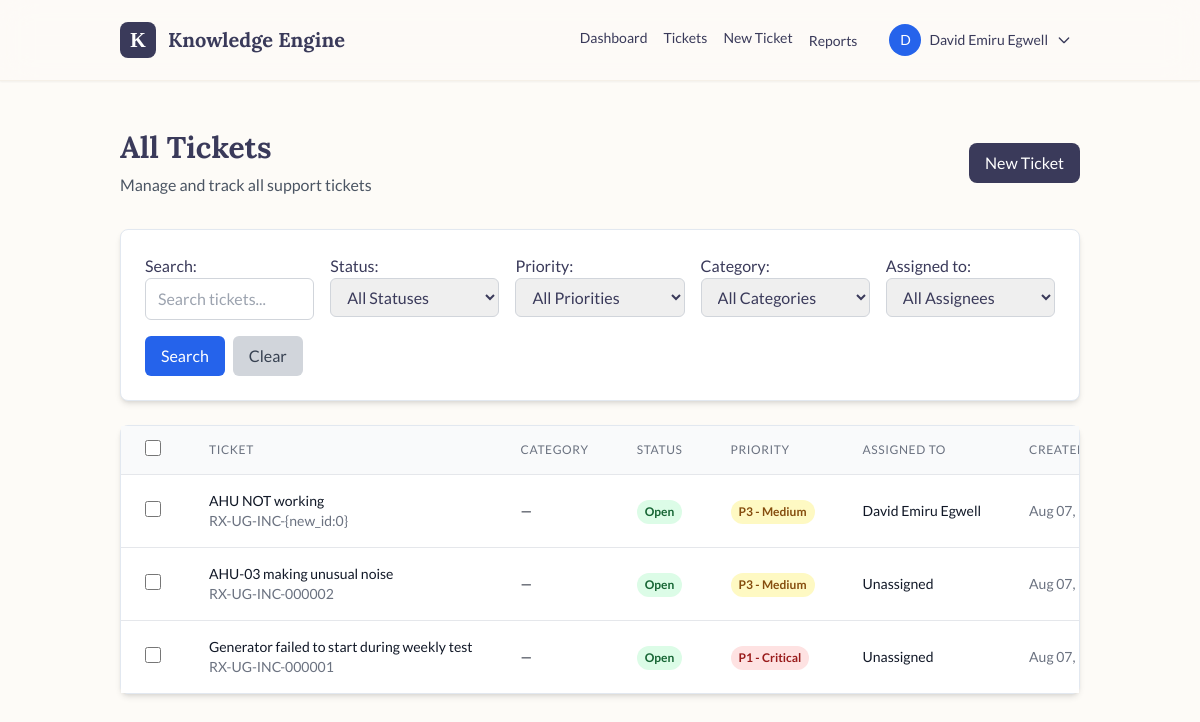
Page /tickets/ (signed in) on the committed database.
### tickets/models.py (models this page shows, shortened)
class User(AbstractUser):
    ROLE_CHOICES = (
        ('technician', 'Facilities Technician'),
        ('engineer', 'Facilities Engineer'),
        ('manager', 'Facilities Manager'),
        ('bms', 'BMS/Control Centre Staff'),
        ('admin', 'System Administrator'),
    )
    role = models.CharField(max_length=20, choices=ROLE_CHOICES, default='technician')
    phone = models.CharField(max_length=20, blank=True)
    department = models.CharField(max_length=100, blank=True)
    def get_full_name(self):
        return f"{self.first_name} {self.last_name}".strip() or self.username
    def __str__(self):
        return self.get_full_name()

class Ticket(models.Model):
    STATUS_CHOICES = [
        ('open', 'Open'),
        ('in_progress', 'In Progress'),
        ('pending', 'Pending'),
        ('resolved', 'Resolved'),
        ('closed', 'Closed'),
        ('cancelled', 'Cancelled')
    ]
    PRIORITY_CHOICES = [('p1', 'P1 - Critical'), ('p2', 'P2 - High'), ('p3', 'P3 - Medium'), ('p4', 'P4 - Low')]
    SOURCE_CHOICES = [
        ('web', 'Web Portal'),
        ('email', 'Email'),
        ('phone', 'Phone'),
        ('walk_in', 'Walk-in'),
        ('system', 'System Generated')
    ]
    ticket_id = models.CharField(max_length=20, unique=True, default=get_next_ticket_id)
    title = models.CharField(max_length=255)
    description = models.TextField()
    category = models.ForeignKey(TicketCategory, on_delete=models.SET_NULL, null=True, blank=True)
    subcategory = models.ForeignKey(TicketSubcategory, on_delete=models.SET_NULL, null=True, blank=True)
    asset = models.ForeignKey(Asset, on_delete=models.SET_NULL, null=True, blank=True)
    status = models.CharField(max_length=20, choices=STATUS_CHOICES, default='open')
    priority = models.CharField(max_length=10, choices=PRIORITY_CHOICES, default='p3')
    source = models.CharField(max_length=20, choices=SOURCE_CHOICES, default='web')
    sla = models.ForeignKey(SLA, on_delete=models.SET_NULL, null=True, blank=True)
    created_by = models.ForeignKey(settings.AUTH_USER_MODEL, on_delete=models.CASCADE, related_name='created_tickets')
    assigned_to = models.ForeignKey(settings.AUTH_USER_MODEL, on_delete=models.SET_NULL, null=True, blank=True, related_name='assigned_tickets')
    created_at = models.DateTimeField(auto_now_add=True)
    updated_at = models.DateTimeField(auto_now=True)
    first_response_at = models.DateTimeField(null=True, blank=True)
    resolved_at = models.DateTimeField(null=True, blank=True)
    closed_at = models.DateTimeField(null=True, blank=True)
    resolution_notes = models.TextField(blank=True)
    estimated_hours = models.DecimalField(max_digits=6, decimal_places=2, null=True, blank=True)
    actual_hours = models.DecimalField(max_digits=6, decimal_places=2, null=True, blank=True)
    contact_name = models.CharField(max_length=100, blank=True)
    contact_email = models.EmailField(blank=True)
    contact_phone = models.CharField(max_length=20, blank=True)
    class Meta:
        ordering = ['-created_at']
        indexes = [
            models.Index(fields=['status', 'priority']),
            models.Index(fields=['assigned_to', 'status']),
            models.Index(fields=['created_at']),
        ]
    @property
    def is_overdue(self):
        if not self.sla or self.status in ['resolved', 'closed', 'cancelled']:
            return False

### tickets/views.py (the view)
# urls.py: path('tickets/', TicketListView.as_view(), name='list'),
class TicketListView(LoginRequiredMixin, ListView):
    model = Ticket
    template_name = 'tickets/ticket_list.html'
    context_object_name = 'tickets'
    paginate_by = 25
    def get_queryset(self):
        queryset = Ticket.objects.select_related(
            'category', 'subcategory', 'asset', 'assigned_to', 'created_by'
        )
        form = TicketSearchForm(self.request.GET)
        if form.is_valid():
            search = form.cleaned_data.get('search')
            if search:
                queryset = queryset.filter(
                    Q(title__icontains=search) |
                    Q(description__icontains=search) |
                    Q(ticket_id__icontains=search)
                )
            status = form.cleaned_data.get('status')
            if status:
                queryset = queryset.filter(status=status)
            priority = form.cleaned_data.get('priority')
            if priority:
                queryset = queryset.filter(priority=priority)
            category = form.cleaned_data.get('category')
            if category:
                queryset = queryset.filter(category=category)
            assigned_to = form.cleaned_data.get('assigned_to')
            if assigned_to:
                queryset = queryset.filter(assigned_to=assigned_to)
        return queryset.order_by('-created_at')
    def get_context_data(self, **kwargs):
        context = super().get_context_data(**kwargs)
        context['search_form'] = TicketSearchForm(self.request.GET)
        context['bulk_form'] = BulkActionForm()
        return context

### tickets/forms.py
class BulkActionForm(forms.Form):
    ACTION_CHOICES = [
        ('', 'Select Action'),
        ('assign', 'Assign To'),
        ('status', 'Change Status'),
        ('priority', 'Change Priority'),
        ('close', 'Close Tickets'),
    ]
    action = forms.ChoiceField(choices=ACTION_CHOICES, required=True)
    assigned_to = forms.ModelChoiceField(
        queryset=None,
        required=False,
        empty_label="Select User"
    )
    status = forms.ChoiceField(choices=Ticket.STATUS_CHOICES, required=False)
    priority = forms.ChoiceField(choices=Ticket.PRIORITY_CHOICES, required=False)
    def __init__(self, *args, **kwargs):
        super().__init__(*args, **kwargs)
        self.fields['assigned_to'].queryset = User.objects.filter(
            is_active=True,
            role__in=['technician', 'manager', 'admin']
        )

### core/context_processors.py (called while the page is built)
def auth_enabled(request):
    return {'user_o365_auth_enabled': getattr(settings, 'USER_O365_AUTH_ENABLED', False)}

### tickets/models.py (called while the page is built)
    def __str__(self):
        return self.name

### tickets/templates/tickets/ticket_list.html (shortened to what this page needs)
{% extends 'tickets/base.html' %}
{% block content %}
<div class="mb-8">
    <div class="flex justify-between items-center">
        <div>
            <h1 class="text-3xl font-bold text-[#3A3A5A] mb-2">All Tickets</h1>
            <p class="text-gray-600">Manage and track all support tickets</p>
        </div>
        <a href="{% url 'tickets:create' %}" class="bg-[#3A3A5A] text-white px-4 py-2 rounded-lg font-medium hover:bg-[#2c2c46] transition-colors">
            New Ticket
        </a>
    </div>
</div>
<div class="bg-white p-6 rounded-lg shadow-md border border-slate-200 mb-6">
    <form method="get" class="grid grid-cols-1 md:grid-cols-2 lg:grid-cols-5 gap-4">
        <div>
            {{ search_form.search.label_tag }}
            {{ search_form.search }}
        </div>
        <div>
            {{ search_form.status.label_tag }}
            {{ search_form.status }}
        </div>
        <div>
            {{ search_form.priority.label_tag }}
            {{ search_form.priority }}
        </div>
        <div>
            {{ search_form.category.label_tag }}
            {{ search_form.category }}
        </div>
        <div>
            {{ search_form.assigned_to.label_tag }}
            {{ search_form.assigned_to }}
        </div>
        <div class="lg:col-span-5 flex space-x-2">
            <button type="submit" class="bg-blue-600 text-white px-4 py-2 rounded-md hover:bg-blue-700">
                Search
            </button>
            <a href="{% url 'tickets:list' %}" class="bg-gray-300 text-gray-700 px-4 py-2 rounded-md hover:bg-gray-400">
                Clear
            </a>
        </div>
    </form>
</div>
<div class="bg-white rounded-lg shadow-md border border-slate-200">
    <div class="overflow-x-auto">
        <form method="post" action="{% url 'tickets:bulk_action' %}">
            <table class="min-w-full divide-y divide-gray-200">
                <thead class="bg-gray-50">
                    <tr>
                        <th class="px-6 py-3 text-left">
                            <input type="checkbox" onchange="toggleSelectAll(this)" class="h-4 w-4 text-blue-600 focus:ring-blue-500 border-gray-300 rounded">
                        </th>
                        <th class="px-6 py-3 text-left text-xs font-medium text-gray-500 uppercase tracking-wider">Ticket</th>
                        <th class="px-6 py-3 text-left text-xs font-medium text-gray-500 uppercase tracking-wider">Category</th>
                        <th class="px-6 py-3 text-left text-xs font-medium text-gray-500 uppercase tracking-wider">Status</th>
                        <th class="px-6 py-3 text-left text-xs font-medium text-gray-500 uppercase tracking-wider">Priority</th>
                        <th class="px-6 py-3 text-left text-xs font-medium text-gray-500 uppercase tracking-wider">Assigned To</th>
                        <th class="px-6 py-3 text-left text-xs font-medium text-gray-500 uppercase tracking-wider">Created</th>
                    </tr>
                </thead>
                <tbody class="bg-white divide-y divide-gray-200">
                    {% for ticket in tickets %}
                    <tr class="hover:bg-gray-50 {% if ticket.is_overdue %}bg-red-50{% endif %}">
                        <td class="px-6 py-4 whitespace-nowrap">
                            <input type="checkbox" name="selected_tickets" value="{{ ticket.id }}" onchange="toggleBulkActions()" class="h-4 w-4 text-blue-600 focus:ring-blue-500 border-gray-300 rounded">
                        </td>
                        <td class="px-6 py-4 whitespace-nowrap">
                            <div>
                                <div class="text-sm font-medium text-gray-900">
                                    <a href="{% url 'tickets:detail' ticket.pk %}" class="hover:text-blue-600">{{ ticket.title }}</a>
                                </div>
                                <div class="text-sm text-gray-500">{{ ticket.ticket_id }}</div>
                            </div>
                        </td>
                        <td class="px-6 py-4 whitespace-nowrap">
                            <div class="text-sm text-gray-900">{{ ticket.category|default:"—" }}</div>
                        </td>
                        <td class="px-6 py-4 whitespace-nowrap">
                            <span class="inline-flex px-2 py-1 text-xs font-semibold rounded-full
                                {% if ticket.status == 'open' %}bg-green-100 text-green-800
                                {% elif ticket.status == 'in_progress' %}bg-yellow-100 text-yellow-800
                                {% elif ticket.status == 'pending' %}bg-purple-100 text-purple-800
                                {% elif ticket.status == 'resolved' %}bg-blue-100 text-blue-800
                                {% elif ticket.status == 'closed' %}bg-gray-100 text-gray-800
                                {% else %}bg-red-100 text-red-800{% endif %}">
                                {{ ticket.get_status_display }}
                            </span>
                        </td>
                        <td class="px-6 py-4 whitespace-nowrap">
                            <span class="inline-flex px-2 py-1 text-xs font-semibold rounded-full
                                {% if ticket.priority == 'p1' %}bg-red-100 text-red-800
                                {% elif ticket.priority == 'p2' %}bg-orange-100 text-orange-800
                                {% elif ticket.priority == 'p3' %}bg-yellow-100 text-yellow-800
                                {% else %}bg-blue-100 text-blue-800{% endif %}">
                                {{ ticket.get_priority_display }}
                            </span>
                        </td>
                        <td class="px-6 py-4 whitespace-nowrap text-sm text-gray-900">
                            {{ ticket.assigned_to|default:"Unassigned" }}
                        </td>
                        <td class="px-6 py-4 whitespace-nowrap text-sm text-gray-500">
                            {{ ticket.created_at|date:"M d, Y H:i" }}
                        </td>
                    </tr>
                    {% empty %}
                    <tr>
                        <td colspan="8" class="px-6 py-4 text-center text-gray-500">No tickets found</td>
                    </tr>
                    {% endfor %}
                </tbody>
            </table>
        </form>
    </div>
</div>
{% endblock %}

### tickets/templates/tickets/base.html (shortened to what this page needs)
<!DOCTYPE html>
<html lang="en" class="scroll-smooth">
<head>
    <script src="https://cdn.tailwindcss.com"></script>
</head>
<body class="antialiased">
    <header class="bg-[#FDFBF7]/80 backdrop-blur-lg shadow-sm sticky top-0 z-50 border-b border-[#F5F0E8]">
        <nav class="container mx-auto px-6 lg:px-8">
            <div class="flex items-center justify-between h-20">
                <div class="flex items-center space-x-3">
                    <div class="w-9 h-9 bg-[#3A3A5A] rounded-lg flex items-center justify-center text-white font-bold text-xl font-serif">K</div>
                    <h1 class="text-xl font-bold text-[#3A3A5A]">Knowledge Engine</h1>
                </div>
                <div class="flex items-center space-x-6">
                    {% if user.is_authenticated %}
                        <nav class="flex space-x-4">
                            <a href="{% url 'tickets:dashboard' %}" class="text-sm font-medium hover:text-blue-600">Dashboard</a>
                            <a href="{% url 'tickets:list' %}" class="text-sm font-medium hover:text-blue-600">Tickets</a>
                            <a href="{% url 'tickets:create' %}" class="text-sm font-medium hover:text-blue-600">New Ticket</a>
                            <div class="relative group">
                                <a href="{% url 'tickets:reports_dashboard' %}" class="text-sm font-medium hover:text-blue-600">Reports</a>
                            </div>
                        </nav>
                        <div class="flex items-center space-x-4">
                            <div class="relative" id="user-menu">
                                <button
                                    class="flex items-center space-x-2 text-sm font-medium hover:text-blue-600 focus:outline-none focus:ring-2 focus:ring-blue-500 focus:ring-offset-2 rounded-md px-2 py-1 transition-colors"
                                    id="user-menu-button"
                                    aria-expanded="false"
                                    aria-haspopup="true"
                                >
                                    <div class="w-8 h-8 bg-blue-600 rounded-full flex items-center justify-center text-white text-sm font-medium">
                                        {{ user.first_name.0|default:user.username.0|upper }}
                                    </div>
                                    <span class="hidden md:block">{{ user.get_full_name|default:user.username }}</span>
                                    <svg class="w-4 h-4 transition-transform duration-200" id="dropdown-arrow" fill="none" stroke="currentColor" viewBox="0 0 24 24">
                                        <path stroke-linecap="round" stroke-linejoin="round" stroke-width="2" d="M19 9l-7 7-7-7"></path>
                                    </svg>
                                </button>
                            </div>
                        </div>
                    {% else %}
                        <a href="{% url 'account_login' %}" class="text-sm font-medium hover:underline">Login</a>
                    {% endif %}
                </div>
            </div>
        </nav>
    </header>
    <main class="container mx-auto px-6 lg:px-8 py-12">
        {% block content %}{% endblock %}
    </main>
</body>
</html>

### tickets/templates/tickets/base.html (style rules this page uses)
body { font-family: 'Lato', sans-serif; background-color: #FDFBF7; color: #3A3A5A; }
h1, h2, h3, h4, h5, h6 { font-family: 'Lora', serif; }

### rows in the picture
User: first_name.0 "D", get_full_name "David Emiru Egwell"
Ticket: title "AHU NOT working", ticket_id "RX-UG-INC-{new_id:0}", category "—", status "Open", priority "P3 - Medium", assigned_to "David Emiru Egwell", created_at "Aug 07,…"
Ticket: title "AHU-03 making unusual noise", ticket_id "RX-UG-INC-000002", category "—", status "Open", priority "P3 - Medium", assigned_to "Unassigned", created_at "Aug 07,…"
Ticket: title "Generator failed to start during weekly test", ticket_id "RX-UG-INC-000001", category "—", status "Open", priority "P1 - Critical", assigned_to "Unassigned", created_at "Aug 07,…"

### other values in the picture
{{ search_form.search.label_tag }} "Search:"
{{ search_form.status.label_tag }} "Status:"
{{ search_form.priority.label_tag }} "Priority:"
{{ search_form.category.label_tag }} "Category:"
{{ search_form.assigned_to.label_tag }} "Assigned to:"
